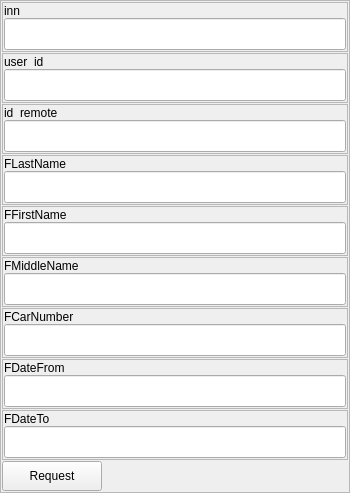
                <widget class="QFrame" name="frame_66">
                 <property name="minimumSize">
                  <size>
                   <width>350</width>
                   <height>0</height>
                  </size>
                 </property>
                 <property name="maximumSize">
                  <size>
                   <width>350</width>
                   <height>16777215</height>
                  </size>
                 </property>
                 <property name="frameShape">
                  <enum>QFrame::StyledPanel</enum>
                 </property>
                 <property name="frameShadow">
                  <enum>QFrame::Raised</enum>
                 </property>
                 <layout class="QVBoxLayout" name="verticalLayout_51">
                  <property name="spacing">
                   <number>1</number>
                  </property>
                  <property name="leftMargin">
                   <number>1</number>
                  </property>
                  <property name="topMargin">
                   <number>1</number>
                  </property>
                  <property name="rightMargin">
                   <number>1</number>
                  </property>
                  <property name="bottomMargin">
                   <number>1</number>
                  </property>
                  <item>
                   <widget class="QFrame" name="frame_68">
                    <property name="minimumSize">
                     <size>
                      <width>0</width>
                      <height>50</height>
                     </size>
                    </property>
                    <property name="maximumSize">
                     <size>
                      <width>16777215</width>
                      <height>50</height>
                     </size>
                    </property>
                    <property name="frameShape">
                     <enum>QFrame::StyledPanel</enum>
                    </property>
                    <property name="frameShadow">
                     <enum>QFrame::Raised</enum>
                    </property>
                    <layout class="QVBoxLayout" name="verticalLayout_53">
                     <property name="spacing">
                      <number>1</number>
                     </property>
                     <property name="leftMargin">
                      <number>1</number>
                     </property>
                     <property name="topMargin">
                      <number>1</number>
                     </property>
                     <property name="rightMargin">
                      <number>1</number>
                     </property>
                     <property name="bottomMargin">
                      <number>1</number>
                     </property>
                     <item>
                      <widget class="QLabel" name="label_37">
                       <property name="minimumSize">
                        <size>
                         <width>0</width>
                         <height>13</height>
                        </size>
                       </property>
                       <property name="maximumSize">
                        <size>
                         <width>16777215</width>
                         <height>13</height>
                        </size>
                       </property>
                       <property name="text">
                        <string>inn</string>
                       </property>
                      </widget>
                     </item>
                     <item>
                      <widget class="QLineEdit" name="text_inn_DoRequestGuest">
                       <property name="minimumSize">
                        <size>
                         <width>0</width>
                         <height>32</height>
                        </size>
                       </property>
                       <property name="text">
                        <string/>
                       </property>
                      </widget>
                     </item>
                    </layout>
                   </widget>
                  </item>
                  <item>
                   <widget class="QFrame" name="frame_67">
                    <property name="minimumSize">
                     <size>
                      <width>0</width>
                      <height>50</height>
                     </size>
                    </property>
                    <property name="maximumSize">
                     <size>
                      <width>16777215</width>
                      <height>50</height>
                     </size>
                    </property>
                    <property name="frameShape">
                     <enum>QFrame::StyledPanel</enum>
                    </property>
                    <property name="frameShadow">
                     <enum>QFrame::Raised</enum>
                    </property>
                    <layout class="QVBoxLayout" name="verticalLayout_52">
                     <property name="spacing">
                      <number>1</number>
                     </property>
                     <property name="leftMargin">
                      <number>1</number>
                     </property>
                     <property name="topMargin">
                      <number>1</number>
                     </property>
                     <property name="rightMargin">
                      <number>1</number>
                     </property>
                     <property name="bottomMargin">
                      <number>1</number>
                     </property>
                     <item>
                      <widget class="QLabel" name="label_36">
                       <property name="minimumSize">
                        <size>
                         <width>0</width>
                         <height>13</height>
                        </size>
                       </property>
                       <property name="maximumSize">
                        <size>
                         <width>16777215</width>
                         <height>13</height>
                        </size>
                       </property>
                       <property name="text">
                        <string>user_id</string>
                       </property>
                      </widget>
                     </item>
                     <item>
                      <widget class="QLineEdit" name="text_user_id_DoRequestGuest">
                       <property name="minimumSize">
                        <size>
                         <width>0</width>
                         <height>32</height>
                        </size>
                       </property>
                      </widget>
                     </item>
                    </layout>
                   </widget>
                  </item>
                  <item>
                   <widget class="QFrame" name="frame_74">
                    <property name="minimumSize">
                     <size>
                      <width>0</width>
                      <height>50</height>
                     </size>
                    </property>
                    <property name="maximumSize">
                     <size>
                      <width>16777215</width>
                      <height>50</height>
                     </size>
                    </property>
                    <property name="frameShape">
                     <enum>QFrame::StyledPanel</enum>
                    </property>
                    <property name="frameShadow">
                     <enum>QFrame::Raised</enum>
                    </property>
                    <layout class="QVBoxLayout" name="verticalLayout_59">
                     <property name="spacing">
                      <number>1</number>
                     </property>
                     <property name="leftMargin">
                      <number>1</number>
                     </property>
                     <property name="topMargin">
                      <number>1</number>
                     </property>
                     <property name="rightMargin">
                      <number>1</number>
                     </property>
                     <property name="bottomMargin">
                      <number>1</number>
                     </property>
                     <item>
                      <widget class="QLabel" name="label_43">
                       <property name="minimumSize">
                        <size>
                         <width>0</width>
                         <height>13</height>
                        </size>
                       </property>
                       <property name="maximumSize">
                        <size>
                         <width>16777215</width>
                         <height>13</height>
                        </size>
                       </property>
                       <property name="text">
                        <string>id_remote</string>
                       </property>
                      </widget>
                     </item>
                     <item>
                      <widget class="QLineEdit" name="text_id_remote_DoRequestGuest">
                       <property name="minimumSize">
                        <size>
                         <width>0</width>
                         <height>32</height>
                        </size>
                       </property>
                      </widget>
                     </item>
                    </layout>
                   </widget>
                  </item>
                  <item>
                   <widget class="QFrame" name="frame_69">
                    <property name="minimumSize">
                     <size>
                      <width>0</width>
                      <height>50</height>
                     </size>
                    </property>
                    <property name="maximumSize">
                     <size>
                      <width>16777215</width>
                      <height>50</height>
                     </size>
                    </property>
                    <property name="frameShape">
                     <enum>QFrame::StyledPanel</enum>
                    </property>
                    <property name="frameShadow">
                     <enum>QFrame::Raised</enum>
                    </property>
                    <layout class="QVBoxLayout" name="verticalLayout_54">
                     <property name="spacing">
                      <number>1</number>
                     </property>
                     <property name="leftMargin">
                      <number>1</number>
                     </property>
                     <property name="topMargin">
                      <number>1</number>
                     </property>
                     <property name="rightMargin">
                      <number>1</number>
                     </property>
                     <property name="bottomMargin">
                      <number>1</number>
                     </property>
                     <item>
                      <widget class="QLabel" name="label_38">
                       <property name="minimumSize">
                        <size>
                         <width>0</width>
                         <height>13</height>
                        </size>
                       </property>
                       <property name="maximumSize">
                        <size>
                         <width>16777215</width>
                         <height>13</height>
                        </size>
                       </property>
                       <property name="text">
                        <string>FLastName</string>
                       </property>
                      </widget>
                     </item>
                     <item>
                      <widget class="QLineEdit" name="text_FLastName_DoRequestGuest">
                       <property name="minimumSize">
                        <size>
                         <width>0</width>
                         <height>32</height>
                        </size>
                       </property>
                      </widget>
                     </item>
                    </layout>
                   </widget>
                  </item>
                  <item>
                   <widget class="QFrame" name="frame_70">
                    <property name="minimumSize">
                     <size>
                      <width>0</width>
                      <height>50</height>
                     </size>
                    </property>
                    <property name="maximumSize">
                     <size>
                      <width>16777215</width>
                      <height>50</height>
                     </size>
                    </property>
                    <property name="frameShape">
                     <enum>QFrame::StyledPanel</enum>
                    </property>
                    <property name="frameShadow">
                     <enum>QFrame::Raised</enum>
                    </property>
                    <layout class="QVBoxLayout" name="verticalLayout_55">
                     <property name="spacing">
                      <number>1</number>
                     </property>
                     <property name="leftMargin">
                      <number>1</number>
                     </property>
                     <property name="topMargin">
                      <number>1</number>
                     </property>
                     <property name="rightMargin">
                      <number>1</number>
                     </property>
                     <property name="bottomMargin">
                      <number>1</number>
                     </property>
                     <item>
                      <widget class="QLabel" name="label_39">
                       <property name="minimumSize">
                        <size>
                         <width>0</width>
                         <height>13</height>
                        </size>
                       </property>
                       <property name="maximumSize">
                        <size>
                         <width>16777215</width>
                         <height>13</height>
                        </size>
                       </property>
                       <property name="text">
                        <string>FFirstName</string>
                       </property>
                      </widget>
                     </item>
                     <item>
                      <widget class="QLineEdit" name="text_FFirstName_DoRequestGuest">
                       <property name="minimumSize">
                        <size>
                         <width>0</width>
                         <height>32</height>
                        </size>
                       </property>
                      </widget>
                     </item>
                    </layout>
                   </widget>
                  </item>
                  <item>
                   <widget class="QFrame" name="frame_72">
                    <property name="minimumSize">
                     <size>
                      <width>0</width>
                      <height>50</height>
                     </size>
                    </property>
                    <property name="maximumSize">
                     <size>
                      <width>16777215</width>
                      <height>50</height>
                     </size>
                    </property>
                    <property name="frameShape">
                     <enum>QFrame::StyledPanel</enum>
                    </property>
                    <property name="frameShadow">
                     <enum>QFrame::Raised</enum>
                    </property>
                    <layout class="QVBoxLayout" name="verticalLayout_57">
                     <property name="spacing">
                      <number>1</number>
                     </property>
                     <property name="leftMargin">
                      <number>1</number>
                     </property>
                     <property name="topMargin">
                      <number>1</number>
                     </property>
                     <property name="rightMargin">
                      <number>1</number>
                     </property>
                     <property name="bottomMargin">
                      <number>1</number>
                     </property>
                     <item>
                      <widget class="QLabel" name="label_41">
                       <property name="minimumSize">
                        <size>
                         <width>0</width>
                         <height>13</height>
                        </size>
                       </property>
                       <property name="maximumSize">
                        <size>
                         <width>16777215</width>
                         <height>13</height>
                        </size>
                       </property>
                       <property name="text">
                        <string>FMiddleName</string>
                       </property>
                      </widget>
                     </item>
                     <item>
                      <widget class="QLineEdit" name="text_FMiddleName_DoRequestGuest">
                       <property name="minimumSize">
                        <size>
                         <width>0</width>
                         <height>32</height>
                        </size>
                       </property>
                      </widget>
                     </item>
                    </layout>
                   </widget>
                  </item>
                  <item>
                   <widget class="QFrame" name="frame_73">
                    <property name="minimumSize">
                     <size>
                      <width>0</width>
                      <height>50</height>
                     </size>
                    </property>
                    <property name="maximumSize">
                     <size>
                      <width>16777215</width>
                      <height>50</height>
                     </size>
                    </property>
                    <property name="frameShape">
                     <enum>QFrame::StyledPanel</enum>
                    </property>
                    <property name="frameShadow">
                     <enum>QFrame::Raised</enum>
                    </property>
                    <layout class="QVBoxLayout" name="verticalLayout_58">
                     <property name="spacing">
                      <number>1</number>
                     </property>
                     <property name="leftMargin">
                      <number>1</number>
                     </property>
                     <property name="topMargin">
                      <number>1</number>
                     </property>
                     <property name="rightMargin">
                      <number>1</number>
                     </property>
                     <property name="bottomMargin">
                      <number>1</number>
                     </property>
                     <item>
                      <widget class="QLabel" name="label_42">
                       <property name="minimumSize">
                        <size>
                         <width>0</width>
                         <height>13</height>
                        </size>
                       </property>
                       <property name="maximumSize">
                        <size>
                         <width>16777215</width>
                         <height>13</height>
                        </size>
                       </property>
                       <property name="text">
                        <string>FCarNumber</string>
                       </property>
                      </widget>
                     </item>
                     <item>
                      <widget class="QLineEdit" name="text_FCarNumber_DoRequestGuest">
                       <property name="minimumSize">
                        <size>
                         <width>0</width>
                         <height>32</height>
                        </size>
                       </property>
                      </widget>
                     </item>
                    </layout>
                   </widget>
                  </item>
                  <item>
                   <widget class="QFrame" name="frame_75">
                    <property name="minimumSize">
                     <size>
                      <width>0</width>
                      <height>50</height>
                     </size>
                    </property>
                    <property name="maximumSize">
                     <size>
                      <width>16777215</width>
                      <height>50</height>
                     </size>
                    </property>
                    <property name="frameShape">
                     <enum>QFrame::StyledPanel</enum>
                    </property>
                    <property name="frameShadow">
                     <enum>QFrame::Raised</enum>
                    </property>
                    <layout class="QVBoxLayout" name="verticalLayout_60">
                     <property name="spacing">
                      <number>1</number>
                     </property>
                     <property name="leftMargin">
                      <number>1</number>
                     </property>
                     <property name="topMargin">
                      <number>1</number>
                     </property>
                     <property name="rightMargin">
                      <number>1</number>
                     </property>
                     <property name="bottomMargin">
                      <number>1</number>
                     </property>
                     <item>
                      <widget class="QLabel" name="label_44">
                       <property name="minimumSize">
                        <size>
                         <width>0</width>
                         <height>13</height>
                        </size>
                       </property>
                       <property name="maximumSize">
                        <size>
                         <width>16777215</width>
                         <height>13</height>
                        </size>
                       </property>
                       <property name="text">
                        <string>FDateFrom</string>
                       </property>
                      </widget>
                     </item>
                     <item>
                      <widget class="QLineEdit" name="text_FDateFrom_DoRequestGuest">
                       <property name="minimumSize">
                        <size>
                         <width>0</width>
                         <height>32</height>
                        </size>
                       </property>
                      </widget>
                     </item>
                    </layout>
                   </widget>
                  </item>
                  <item>
                   <widget class="QFrame" name="frame_76">
                    <property name="minimumSize">
                     <size>
                      <width>0</width>
                      <height>50</height>
                     </size>
                    </property>
                    <property name="maximumSize">
                     <size>
                      <width>16777215</width>
                      <height>50</height>
                     </size>
                    </property>
                    <property name="frameShape">
                     <enum>QFrame::StyledPanel</enum>
                    </property>
                    <property name="frameShadow">
                     <enum>QFrame::Raised</enum>
                    </property>
                    <layout class="QVBoxLayout" name="verticalLayout_63">
                     <property name="spacing">
                      <number>1</number>
                     </property>
                     <property name="leftMargin">
                      <number>1</number>
                     </property>
                     <property name="topMargin">
                      <number>1</number>
                     </property>
                     <property name="rightMargin">
                      <number>1</number>
                     </property>
                     <property name="bottomMargin">
                      <number>1</number>
                     </property>
                     <item>
                      <widget class="QLabel" name="label_46">
                       <property name="minimumSize">
                        <size>
                         <width>0</width>
                         <height>13</height>
                        </size>
                       </property>
                       <property name="maximumSize">
                        <size>
                         <width>16777215</width>
                         <height>13</height>
                        </size>
                       </property>
                       <property name="text">
                        <string>FDateTo</string>
                       </property>
                      </widget>
                     </item>
                     <item>
                      <widget class="QLineEdit" name="text_FDateTo_DoRequestGuest">
                       <property name="minimumSize">
                        <size>
                         <width>0</width>
                         <height>32</height>
                        </size>
                       </property>
                      </widget>
                     </item>
                    </layout>
                   </widget>
                  </item>
                  <item>
                   <widget class="QPushButton" name="bt_DoRequestGuest">
                    <property name="minimumSize">
                     <size>
                      <width>100</width>
                      <height>30</height>
                     </size>
                    </property>
                    <property name="maximumSize">
                     <size>
                      <width>100</width>
                      <height>30</height>
                     </size>
                    </property>
                    <property name="text">
                     <string>Request</string>
                    </property>
                   </widget>
                  </item>
                 </layout>
                </widget>
